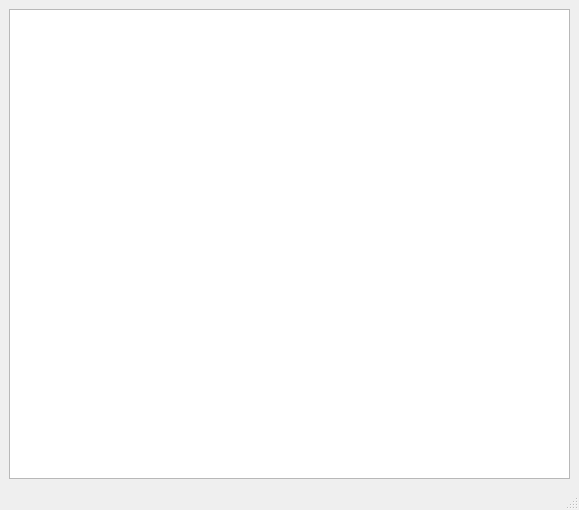
<?xml version="1.0" encoding="UTF-8"?>
<ui version="4.0">
 <class>MainWindow</class>
 <widget class="QMainWindow" name="MainWindow">
  <property name="geometry">
   <rect>
    <x>0</x>
    <y>0</y>
    <width>579</width>
    <height>510</height>
   </rect>
  </property>
  <property name="windowTitle">
   <string>MainWindow</string>
  </property>
  <widget class="QWidget" name="centralwidget">
   <layout class="QGridLayout" name="gridLayout">
    <item row="0" column="0">
     <widget class="QGraphicsView" name="graphicsView"/>
    </item>
   </layout>
  </widget>
  <widget class="QMenuBar" name="menubar">
   <property name="geometry">
    <rect>
     <x>0</x>
     <y>0</y>
     <width>579</width>
     <height>22</height>
    </rect>
   </property>
  </widget>
  <widget class="QStatusBar" name="statusbar"/>
 </widget>
 <resources/>
 <connections/>
</ui>
